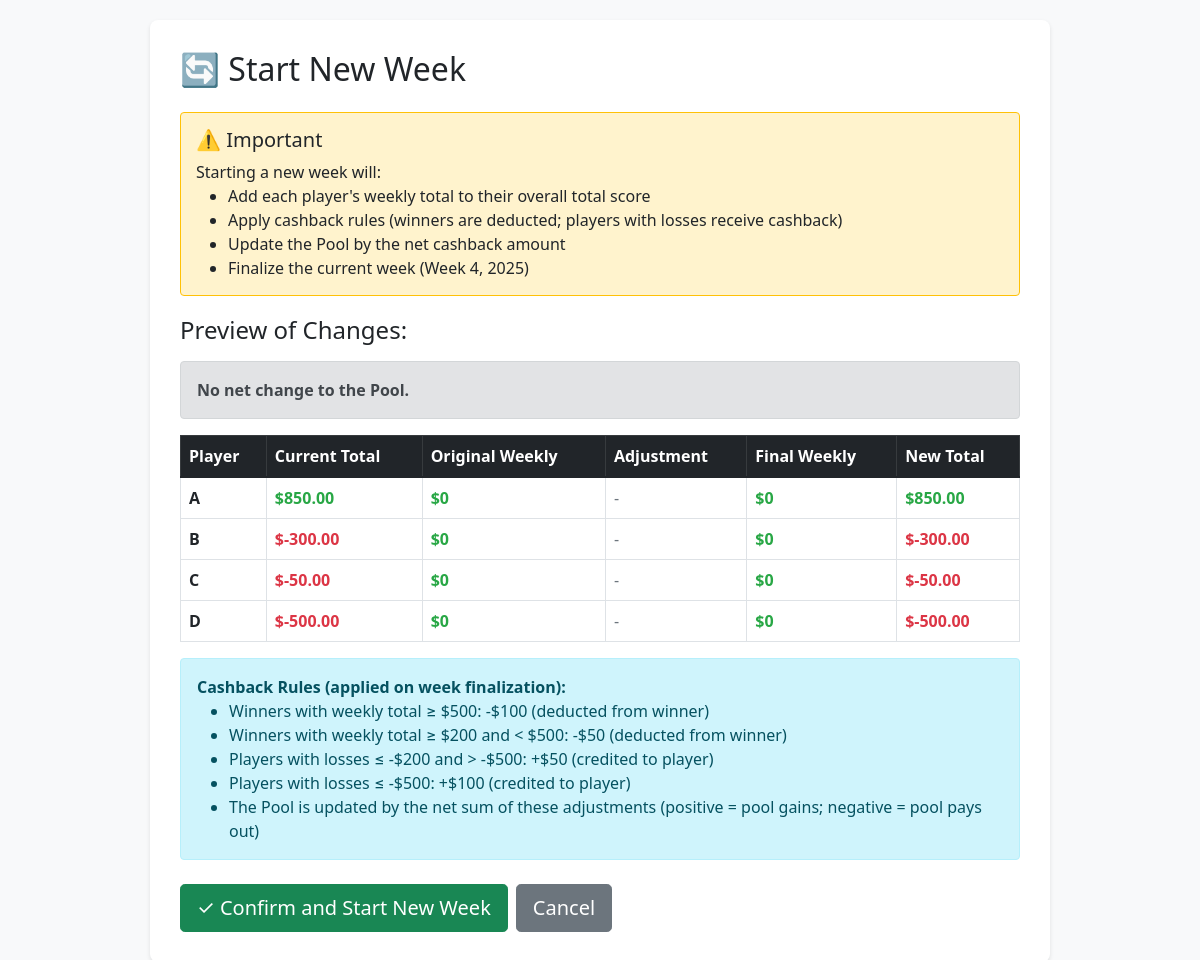
/new-week/, run on an earlier commit of the app's database.
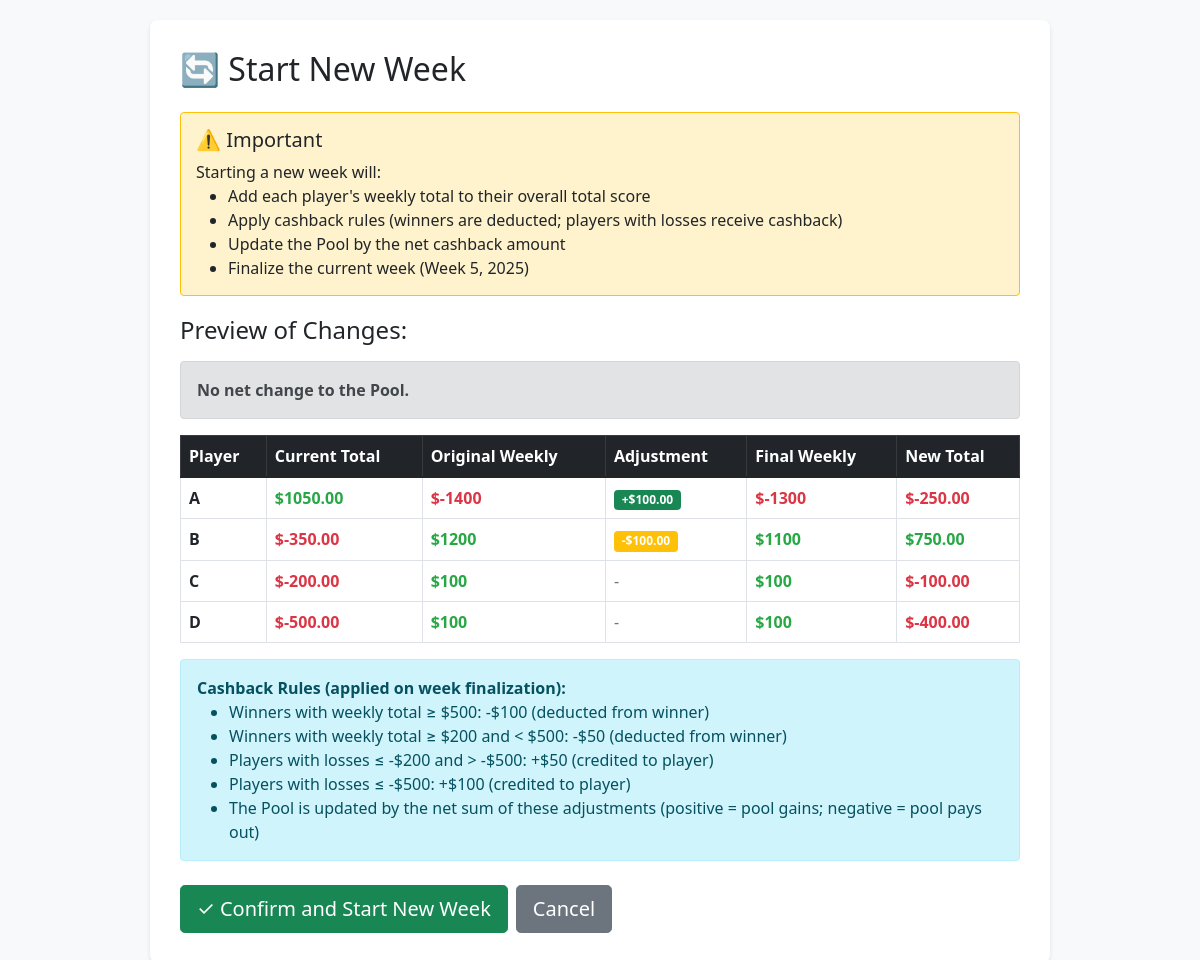
And on a later commit of the database.
### scoreboard/models.py (models this page shows, shortened)
class Week(models.Model):
    week_number = models.IntegerField()
    year = models.IntegerField()
    start_date = models.DateField()
    end_date = models.DateField(null=True, blank=True)
    is_current = models.BooleanField(default=True)
    created_at = models.DateTimeField(auto_now_add=True)
    class Meta:
        ordering = ["-year", "-week_number"]
        unique_together = ["week_number", "year"]
    def __str__(self):
        return f"Week {self.week_number}, {self.year}"
    @classmethod
    def get_current_week(cls):
        current_week = cls.objects.filter(is_current=True).first()
        if not current_week:
            today = timezone.now().date()
            current_week = cls.objects.create(
                week_number=1, year=today.year, start_date=today, is_current=True
            )
        return current_week

class Player(models.Model):
    name = models.CharField(max_length=100, unique=True)
    total_score = models.DecimalField(max_digits=10, decimal_places=2, default=0)
    created_at = models.DateTimeField(auto_now_add=True)
    class Meta:
        ordering = ["name"]

### scoreboard/views.py (the view, shortened to what this page needs)
# urls.py: path("new-week/", views.new_week, name="new_week"),
def new_week(request):
    from decimal import Decimal
    current_week = Week.get_current_week()
    players = Player.objects.all()
    player_totals = {}
    for player in players:
        original_total = Transaction.objects.filter(
            player=player,
            week=current_week,
            transaction_type__in=["PAYIN", "PAYOUT", "SESSION"],
        ).aggregate(total=Sum("value"))["total"] or Decimal("0")
        player_totals[player.id] = original_total
    total_cashback = Decimal(
        "0"
    )  # net amount that will be applied to the pool (positive => pool gains)
    cashback_change_map = {}
    for player in players:
        weekly_total = player_totals[player.id]
        cashback_change = Decimal("0")
        if weekly_total >= Decimal("500"):
            cashback_change = Decimal("-100")  # winner pays 100
            total_cashback += Decimal("100")
        elif weekly_total >= Decimal("200"):
            cashback_change = Decimal("-50")  # winner pays 50
            total_cashback += Decimal("50")
        elif weekly_total <= Decimal("-200") and weekly_total > Decimal("-500"):
            cashback_change = Decimal("50")  # loser receives 50
            total_cashback -= Decimal("50")
        elif weekly_total <= Decimal("-500"):
            cashback_change = Decimal("100")  # loser receives 100
            total_cashback -= Decimal("100")
        cashback_change_map[player.id] = cashback_change
    preview_data = []
    for player in players:
        original_weekly = player_totals[player.id]
        cashback_change = cashback_change_map.get(player.id, Decimal("0"))
        final_weekly = original_weekly + cashback_change
        preview_data.append(
            {
                "player": player,
                "weekly_total": original_weekly,
                "cashback_change": cashback_change,
                "final_weekly": final_weekly,
                "new_total": player.total_score + final_weekly,
            }
        )
    context = {
        "current_week": current_week,
        "preview_data": preview_data,
        "total_cashback": total_cashback,
    }
    return render(request, "mahjong/new_week_confirm.html", context)

### scoreboard/templates/mahjong/new_week_confirm.html (shortened to what the changed rows need)
<!DOCTYPE html>
<html lang="en">
<head>
    <link href="https://cdn.jsdelivr.net/npm/bootstrap@5.1.3/dist/css/bootstrap.min.css" rel="stylesheet">
</head>
<body>
    <div class="container">
        <div class="confirm-container">
            <h2 class="mb-4">🔄 Start New Week</h2>
            <div class="warning-box">
                <ul class="mb-0">
                    <li>Add each player's weekly total to their overall total score</li>
                    <li>Apply cashback rules (winners are deducted; players with losses receive cashback)</li>
                    <li>Update the Pool by the net cashback amount</li>
                    <li>Finalize the current week ({{ current_week }})</li>
                </ul>
            </div>
            <div class="table-responsive">
                <table class="table table-bordered">
                    <thead class="table-dark">
                        <tr>
                            <th>Player</th>
                            <th>Current Total</th>
                            <th>Original Weekly</th>
                            <th>Adjustment</th>
                            <th>Final Weekly</th>
                            <th>New Total</th>
                        </tr>
                    </thead>
                    <tbody>
                        {% for data in preview_data %}
                            <tr>
                                <td><strong>{{ data.player.name }}</strong></td>
                                <td class="{% if data.player.total_score >= 0 %}positive{% else %}negative{% endif %}">
                                    ${{ data.player.total_score }}
                                </td>
                                <td class="{% if data.weekly_total >= 0 %}positive{% else %}negative{% endif %}">
                                    ${{ data.weekly_total }}
                                </td>
                                <td class="{% if data.cashback_change < 0 %}negative{% elif data.cashback_change > 0 %}positive{% endif %}">
                                    {% if data.cashback_change == 0 %}
                                        <span class="text-muted">-</span>
                                    {% elif data.cashback_change < 0 %}
                                        <span class="badge bg-warning">-${{ data.cashback_change|floatformat:2|slice:"1:" }}</span>
                                    {% else %}
                                        <span class="badge bg-success">+${{ data.cashback_change|floatformat:2 }}</span>
                                    {% endif %}
                                </td>
                                <td class="{% if data.final_weekly >= 0 %}positive{% else %}negative{% endif %}">
                                    <strong>${{ data.final_weekly }}</strong>
                                </td>
                                <td class="{% if data.new_total >= 0 %}positive{% else %}negative{% endif %}">
                                    ${{ data.new_total }}
                                </td>
                            </tr>
                        {% endfor %}
                    </tbody>
                </table>
            </div>
        </div>
    </div>
</body>
</html>

What changed in the data, as far as the page shows it:
no longer on this page (row edited): Week: week_number+year "Week 4, 2025"
added Week: week_number+year "Week 5, 2025"
changed Player (number 1 of 4 on the later page): player.total_score "850.00" → "1050.00"; weekly_total "0" → "-1400"; cashback_change (not shown) → "100.00"; final_weekly "0" → "-1300"; new_total "850.00" → "-250.00"; text "-" → "+$"
changed Player (number 2 of 4 on the later page): player.total_score "-300.00" → "-350.00"; weekly_total "0" → "1200"; cashback_change (not shown) → "100.00"; final_weekly "0" → "1100"; new_total "-300.00" → "750.00"; text "-" → "-$"
changed Player (number 3 of 4 on the later page): player.total_score "-50.00" → "-200.00"; weekly_total "0" → "100"; final_weekly "0" → "100"; new_total "-50.00" → "-100.00"
computed for Player (number 4 of 4 on the later page): weekly_total "0" → "100"; final_weekly "0" → "100"; new_total "-500.00" → "-400.00"
